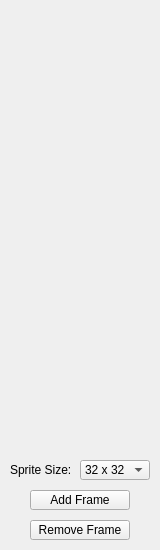
<?xml version="1.0" encoding="UTF-8"?>
<ui version="4.0">
 <class>FrameListSection</class>
 <widget class="QWidget" name="FrameListSection">
  <property name="geometry">
   <rect>
    <x>0</x>
    <y>0</y>
    <width>160</width>
    <height>550</height>
   </rect>
  </property>
  <property name="windowTitle">
   <string>Form</string>
  </property>
  <widget class="QPushButton" name="addFrameButton">
   <property name="geometry">
    <rect>
     <x>30</x>
     <y>490</y>
     <width>100</width>
     <height>20</height>
    </rect>
   </property>
   <property name="text">
    <string>Add Frame</string>
   </property>
  </widget>
  <widget class="QPushButton" name="removeFrameButton">
   <property name="geometry">
    <rect>
     <x>30</x>
     <y>520</y>
     <width>100</width>
     <height>20</height>
    </rect>
   </property>
   <property name="text">
    <string>Remove Frame</string>
   </property>
  </widget>
  <widget class="QLabel" name="spriteSizeLabel">
   <property name="geometry">
    <rect>
     <x>10</x>
     <y>460</y>
     <width>70</width>
     <height>20</height>
    </rect>
   </property>
   <property name="text">
    <string>Sprite Size:</string>
   </property>
  </widget>
  <widget class="QComboBox" name="spriteSizeComboBox">
   <property name="geometry">
    <rect>
     <x>80</x>
     <y>460</y>
     <width>70</width>
     <height>20</height>
    </rect>
   </property>
   <item>
    <property name="text">
     <string>32 x 32</string>
    </property>
   </item>
   <item>
    <property name="text">
     <string>16 x 16</string>
    </property>
   </item>
   <item>
    <property name="text">
     <string>8 x 8</string>
    </property>
   </item>
  </widget>
 </widget>
 <resources/>
 <connections/>
</ui>
